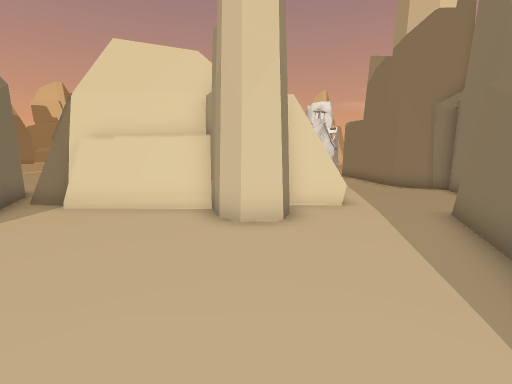
view 1 (above)

23 first-person views from a walk through a scene from a Unity 3-D project. The camera is 1.5 m above the floor, tilts 8° down and sees 85° across. The floor is counted in squares, 1 m on a side. Each view is taken from the middle of a square. On the plan, view 1 faces up. The plan holds only what a view shows up to about 14 squares ahead; the rest is blank. The place goes on beyond the plan. The player is left out. Some animated figures are left out. Some surface patterns are stand-ins.

view 2
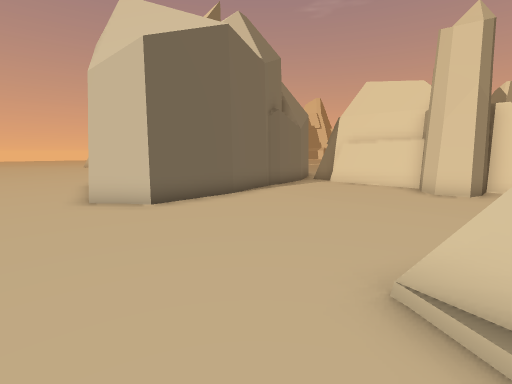

view 3
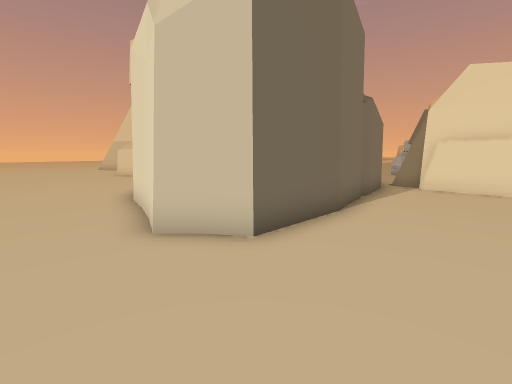

view 4
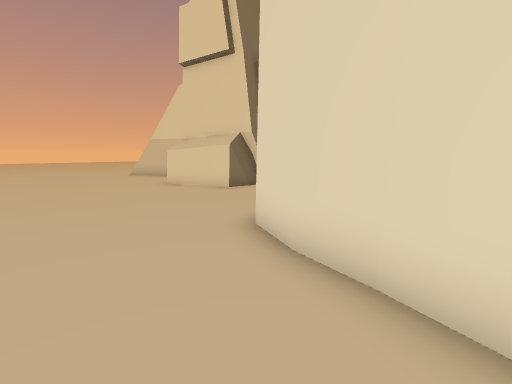

view 5
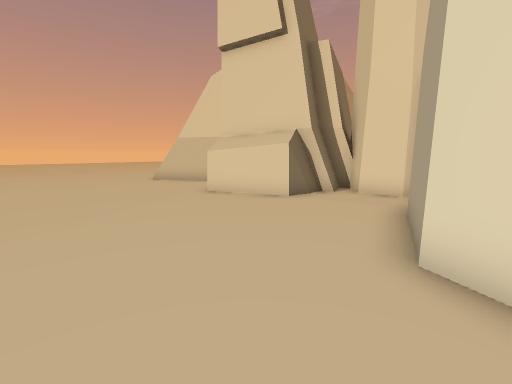

view 6
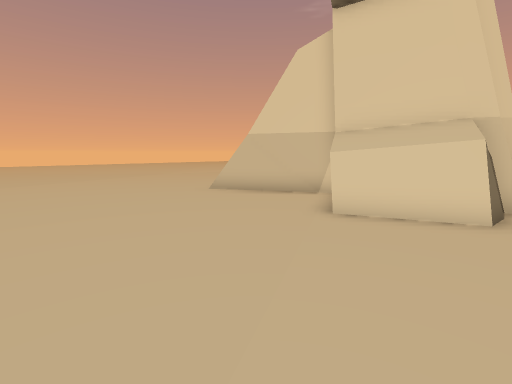

view 7
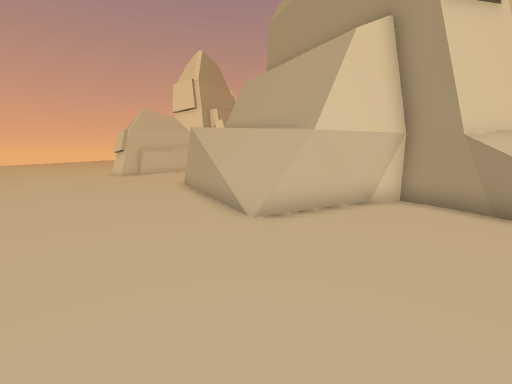

view 8
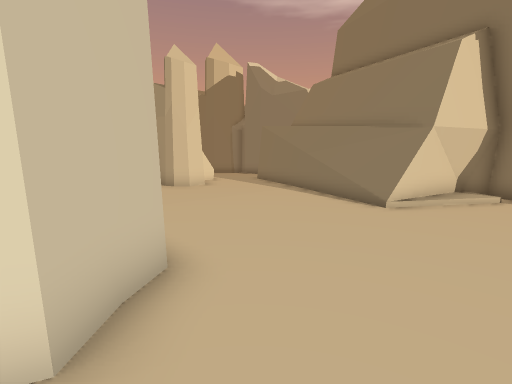

view 9
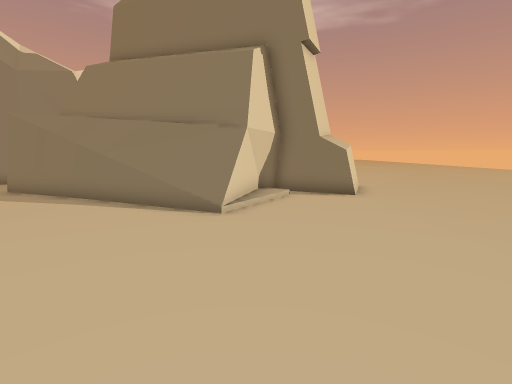

view 10
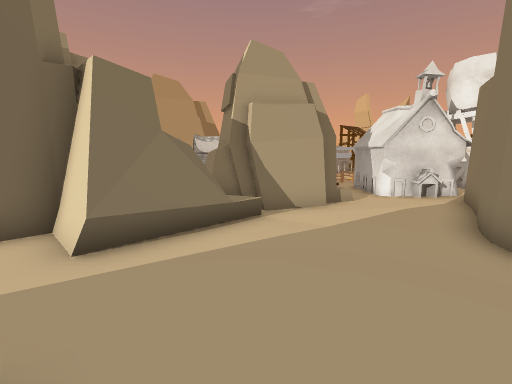

view 11
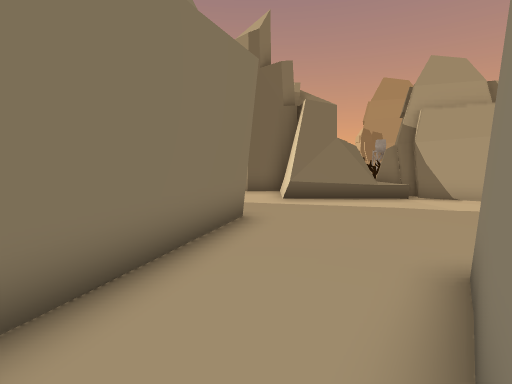

view 12
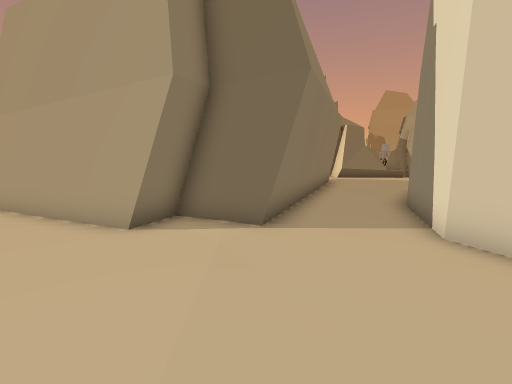

view 13
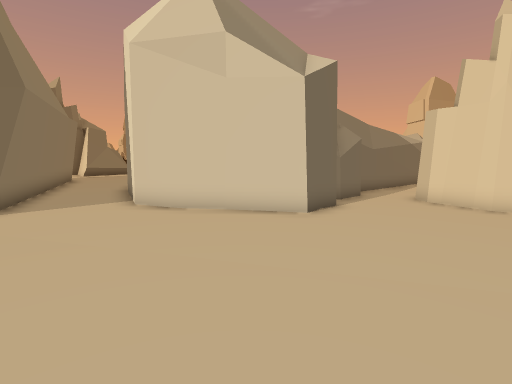

view 14
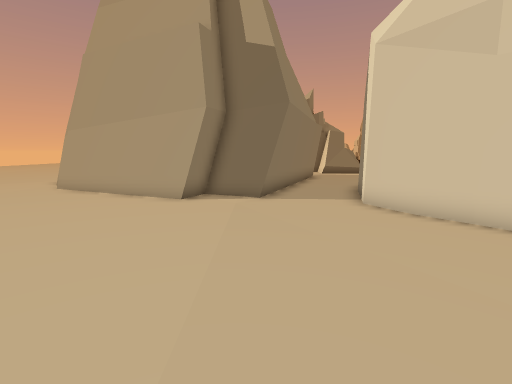

view 15
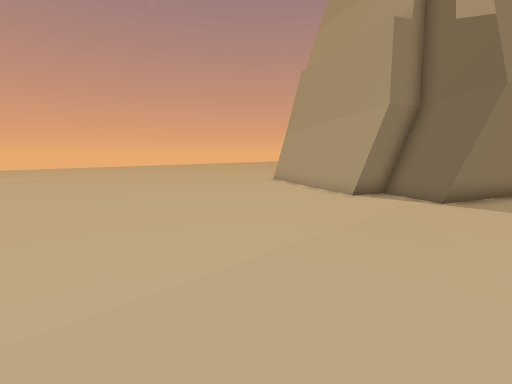

view 16
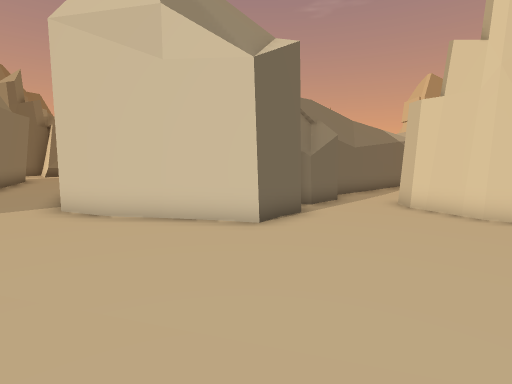

view 17
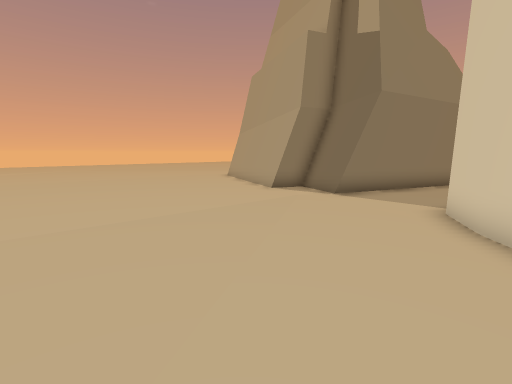

view 18
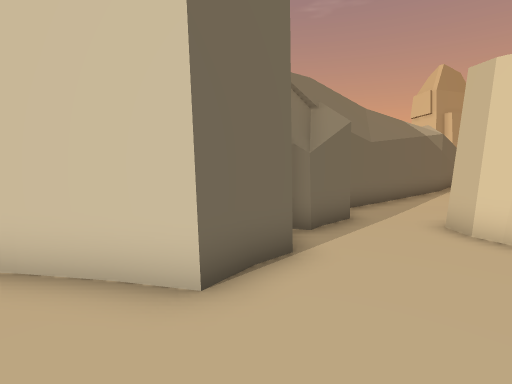

view 19
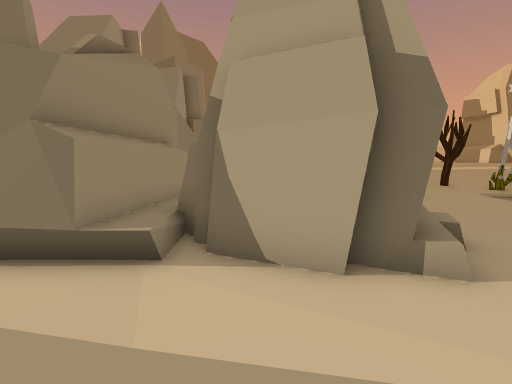

view 20
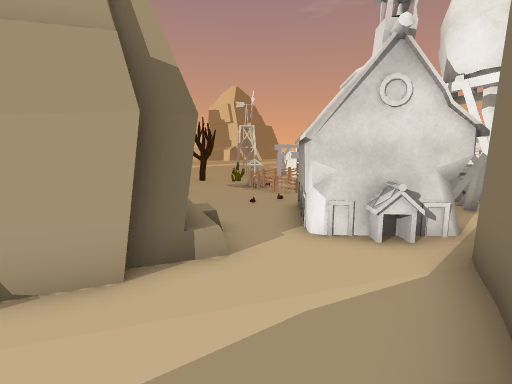

view 21
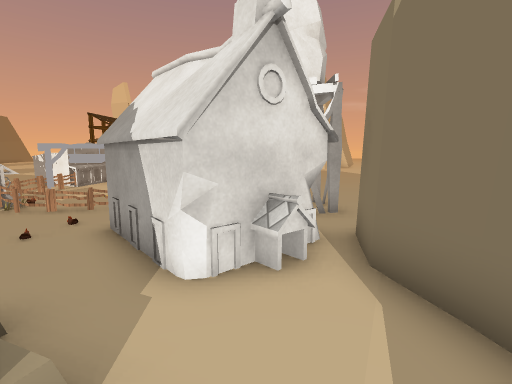

view 22
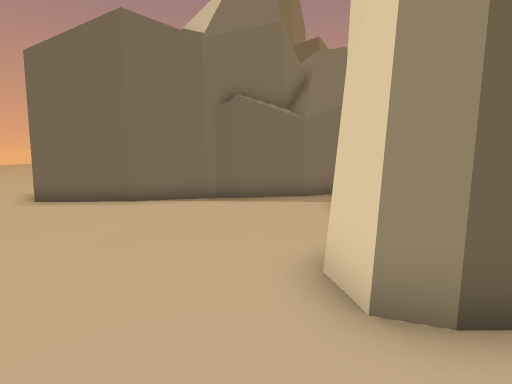

view 23
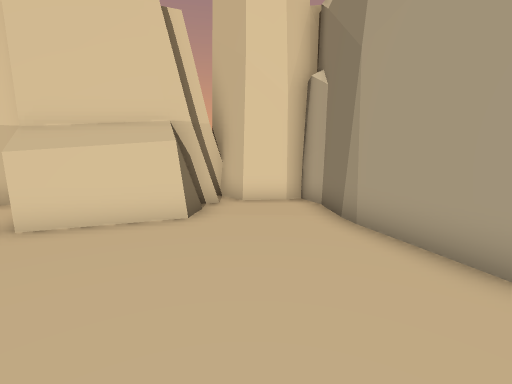

### Floor plan
Key: @ floor where view 1 was taken; # wall or solid block; . main floor; : floor 0.25 m higher than the main floor; - floor 0.25 m lower than the main floor; _ floor 0.5 m lower than the main floor; + floor 2.5 m higher than the main floor; * floor 3 m higher than the main floor; / step, stairs or slope; = window, fence, low wall or low ledge; ^ raised ledge; v drop or lower ground; C cactus; T tree; F fence; W well; G gate; O other object.
Columns run from 28 left of view 1 to 23 right of it. Each row starts with its distance up from view 1.
 28                       O
 27                       F__
 26                       F___
 25                     CC WGGGG    O  --         #
 24                     __WO___     O  ..         #
 23                    TT___OFFF    OOO.          #
 22                     ________-   OOO.         +#
 21                      ______/-O  OOO.         ##_
 20                        ____/-O   ..         *#__
 19                         ------O  O#         =#__
 18                           -----O#O#         =#__
 17                             --.O..#         ##__
 16                             OOO...#        v #__#
 15                               O...#        v #_-###O
 14                               OO..##         ##---O-
 13                           O   O....##        ##-----
 12                          OOOOOO.....#         #-----
 11                         ======O.....#         #-----
 10                    ##  ###^^^^#.....#         #-----
  9                     #. ###  O #.....###     ###-----
  8 ##                  ###########=......###  ##-------
  7 .#                   #....####..........####-----...
  6 .##                  ##....OO....####......---......
  5 ..#        #####      #.........##  ###.............
  4 .:##       ##:.#      #.........#     ####.........
  3 ::=######  #:::#      #........##       ##..........
  2 :::=#:::####:::#      #........#        #...........
  1 :::::::::^:::::##     ##.......#        ##..........
  0 :::::::::::::::.#      #....@.##        ##..........
 -1 ::::::::::::::..###   ##......##        ##..........
 -2 :::::::::::::.....#####......=##        #...........
 -3 ::::::::::::...................####    ##...........
 -4 :::::::::::.....................//#    #............
 -5  :::::::::.......................##   ##............

Where each view was taken, in squares from view 1:
view 1: 0 up, 0 right, facing up
view 2: 5 down, 2 right, facing up-left
view 3: 5 down, 2 left, facing up-left
view 4: 5 down, 8 left, facing up-left
view 5: 5 down, 11 left, facing up-left
view 6: 5 down, 16 left, facing up-left
view 7: 5 down, 25 left, facing up
view 8: 5 down, 7 left, facing up-right
view 9: 3 down, 6 left, facing right
view 10: 7 up, 7 right, facing up-left
view 11: 7 up, 11 right, facing left
view 12: 3 up, 19 right, facing left
view 13: 3 up, 23 right, facing up-left
view 14: 3 up, 23 right, facing left
view 15: 5 up, 23 right, facing down-left
view 16: 5 up, 23 right, facing up-left
view 17: 8 up, 22 right, facing down-left
view 18: 8 up, 21 right, facing up-left
view 19: 13 up, 6 right, facing left
view 20: 13 up, 6 right, facing up-left
view 21: 14 up, 4 right, facing up
view 22: 5 up, 3 right, facing left
view 23: 4 down, 15 left, facing up
